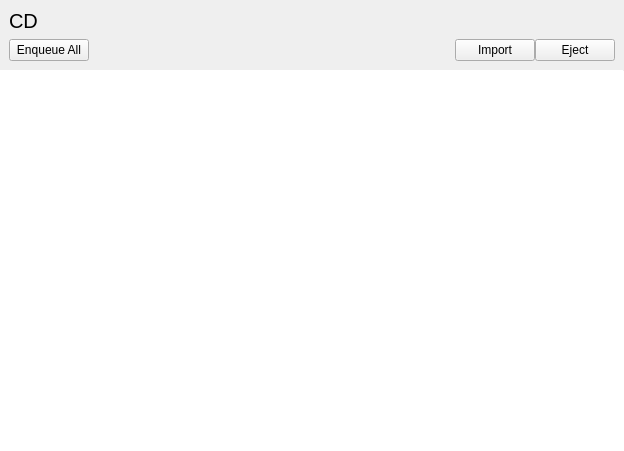
<?xml version="1.0" encoding="UTF-8"?>
<ui version="4.0">
 <class>CdChecker</class>
 <widget class="QWidget" name="CdChecker">
  <property name="geometry">
   <rect>
    <x>0</x>
    <y>0</y>
    <width>624</width>
    <height>451</height>
   </rect>
  </property>
  <property name="windowTitle">
   <string>Form</string>
  </property>
  <layout class="QVBoxLayout" name="verticalLayout">
   <property name="spacing">
    <number>0</number>
   </property>
   <property name="leftMargin">
    <number>0</number>
   </property>
   <property name="topMargin">
    <number>0</number>
   </property>
   <property name="rightMargin">
    <number>0</number>
   </property>
   <property name="bottomMargin">
    <number>0</number>
   </property>
   <item>
    <widget class="QWidget" name="topWidget" native="true">
     <layout class="QVBoxLayout" name="verticalLayout_2">
      <item>
       <widget class="QLabel" name="albumTitleLabel">
        <property name="font">
         <font>
          <pointsize>15</pointsize>
         </font>
        </property>
        <property name="text">
         <string>CD</string>
        </property>
       </widget>
      </item>
      <item>
       <widget class="QWidget" name="buttonWidget" native="true">
        <layout class="QHBoxLayout" name="horizontalLayout">
         <property name="spacing">
          <number>0</number>
         </property>
         <property name="leftMargin">
          <number>0</number>
         </property>
         <property name="topMargin">
          <number>0</number>
         </property>
         <property name="rightMargin">
          <number>0</number>
         </property>
         <property name="bottomMargin">
          <number>0</number>
         </property>
         <item>
          <widget class="QPushButton" name="enqueueAllButton">
           <property name="text">
            <string>Enqueue All</string>
           </property>
           <property name="icon">
            <iconset theme="view-media-playlist">
             <normaloff>.</normaloff>.</iconset>
           </property>
          </widget>
         </item>
         <item>
          <spacer name="horizontalSpacer">
           <property name="orientation">
            <enum>Qt::Horizontal</enum>
           </property>
           <property name="sizeHint" stdset="0">
            <size>
             <width>40</width>
             <height>20</height>
            </size>
           </property>
          </spacer>
         </item>
         <item>
          <widget class="QPushButton" name="importCdButton">
           <property name="text">
            <string>Import</string>
           </property>
           <property name="icon">
            <iconset theme="media-cd-import">
             <normaloff>.</normaloff>.</iconset>
           </property>
          </widget>
         </item>
         <item>
          <widget class="QPushButton" name="ejectButton">
           <property name="text">
            <string>Eject</string>
           </property>
           <property name="icon">
            <iconset theme="media-eject">
             <normaloff>.</normaloff>.</iconset>
           </property>
          </widget>
         </item>
        </layout>
       </widget>
      </item>
     </layout>
    </widget>
   </item>
   <item>
    <widget class="Line" name="line">
     <property name="maximumSize">
      <size>
       <width>16777215</width>
       <height>1</height>
      </size>
     </property>
     <property name="orientation">
      <enum>Qt::Horizontal</enum>
     </property>
    </widget>
   </item>
   <item>
    <widget class="QListWidget" name="tracksWidget">
     <property name="frameShape">
      <enum>QFrame::NoFrame</enum>
     </property>
    </widget>
   </item>
  </layout>
 </widget>
 <resources/>
 <connections/>
</ui>
